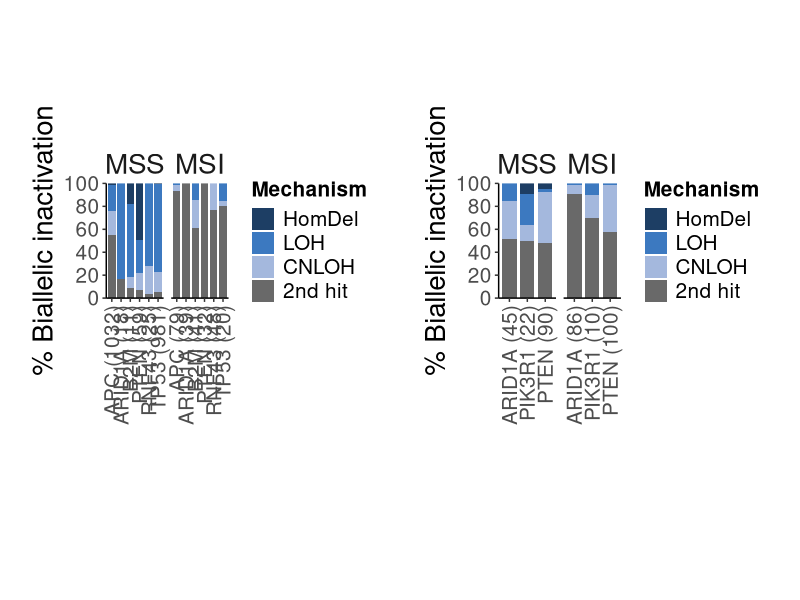
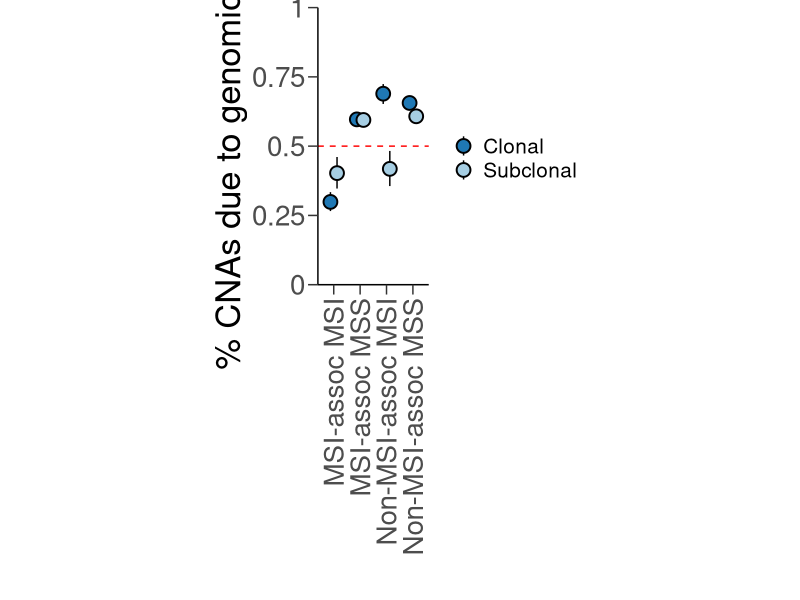
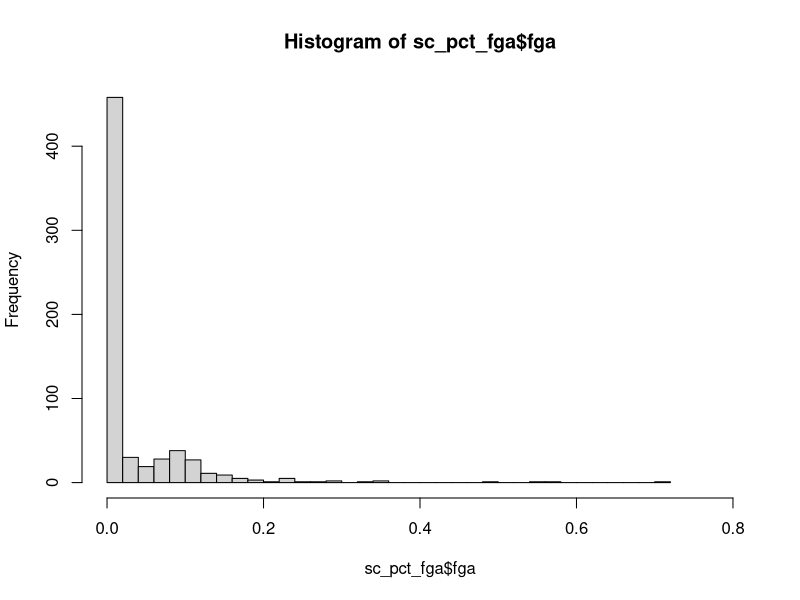
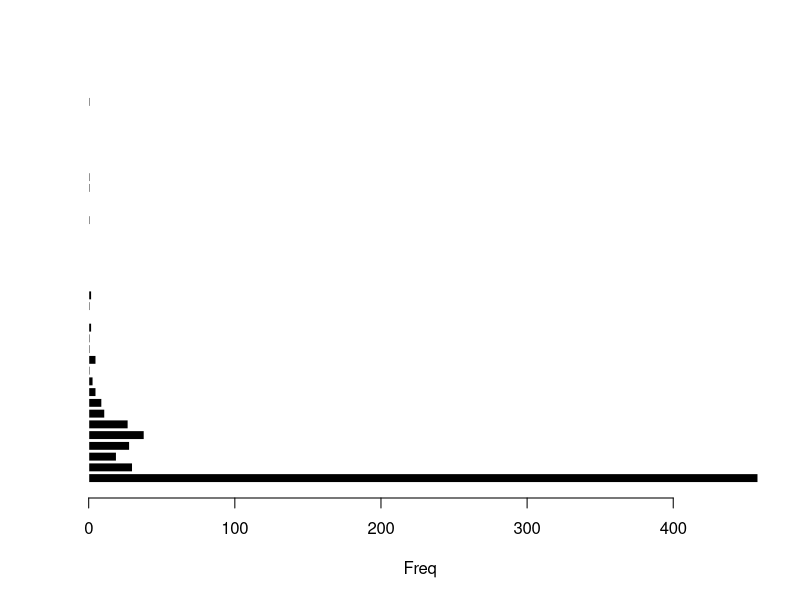
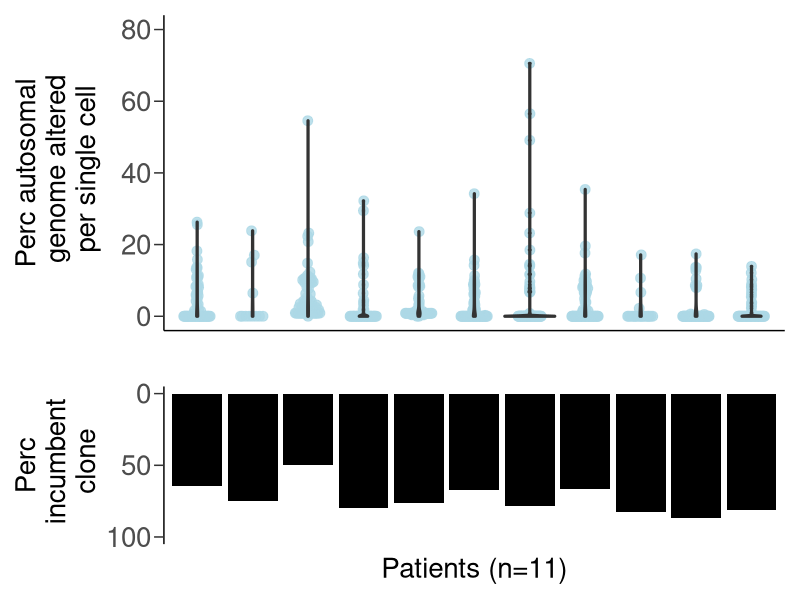

These charts were generated, in order, by the following R code:
#!/usr/bin/env Rscript

pkgs = c('data.table',
         'stringr',
         'ggplot2',
         'RColorBrewer',
         'colorspace',
         'patchwork',
         'ggbeeswarm')

tmp <- lapply(pkgs, function (x) {
  suppressPackageStartupMessages(require(x, character.only = TRUE))
})
rm(tmp)

'%!in%' <- function(x, y)
  ! ('%in%'(x, y))
'%!like%' <- function(x, y)
  ! ('%like%'(x, y))

##########################################################################################
##########################################################################################

# Fig 2a

colo_tsg_dat <- fread("Colo_TSG.txt")
endo_tsg_dat <- fread("Endo_TSG.txt")

# Colorectal TSG biallelic inactivation
gg1 <- ggplot(colo_tsg_dat,
       aes(
         x = lab,
         y = pct,
         fill = factor(mode, levels = rev(c("HIT2", "CNLOH", "LOH", "DEL", "WT intact")))
       )) +
  geom_bar(stat = "identity", width = 0.8) +
  scale_y_continuous(
    expand = c(0.0, 0.0),
    breaks = c(0, 0.2, 0.4, 0.6, 0.8, 1),
    labels = c(0, 20, 40, 60, 80, 100)
  ) +
  facet_wrap(~ factor(MSI, levels = c("MSS", "MSI")), scales = "free_x") +
  scale_fill_manual(
    "Mechanism",
    values = rev(
      c(
        "WT intact" = "white",
        "HIT2" = "dimgrey",
        "CNLOH" = sequential_hcl(n = 5, palette = "Oslo")[2],
        "LOH" = sequential_hcl(n = 5, palette = "Oslo")[3],
        "DEL" = sequential_hcl(n = 5, palette = "Oslo")[4]
      )
    ),
    breaks = rev(c("HIT2", "CNLOH", "LOH", "DEL")),
    labels = rev(c("2nd hit", "CNLOH", "LOH", "HomDel"))
  ) +
  xlab("") +
  ylab("% Biallelic inactivation") +
  theme_classic() +
  theme(aspect.ratio = 2) +
  theme(
    plot.title = element_text(size = 25),
    plot.subtitle = element_text(size = 15, face = "italic"),
    axis.text.x = element_text(size = 15, angle = 90, vjust = 0.5, hjust = 1),
    axis.text.y = element_text(size = 15),
    axis.title = element_text(size = 20),
    strip.text = element_text(size = 20),
    legend.title = element_text(size = 15, face = "bold"),
    legend.text = element_text(size = 15),
    panel.grid.major = element_blank(),
    panel.grid.minor = element_blank(),
    strip.background = element_blank(),
    plot.margin = unit(c(0, .25, 0, .25), 'in'),
    legend.position = "right"
  )

# Endometrial TSG biallelic inactivation
gg2 <- ggplot(endo_tsg_dat,
       aes(
         x = lab,
         y = pct,
         fill = factor(mode, levels = rev(c("HIT2", "CNLOH", "LOH", "DEL", "WT intact")))
       )) +
  geom_bar(stat = "identity", width = 0.8) +
  scale_y_continuous(
    expand = c(0.0, 0.0),
    breaks = c(0, 0.2, 0.4, 0.6, 0.8, 1),
    labels = c(0, 20, 40, 60, 80, 100)
  ) +
  facet_wrap(~ factor(MSI, levels = c("MSS", "MSI")), scales = "free_x") +
  scale_fill_manual(
    "Mechanism",
    values = rev(
      c(
        "WT intact" = "white",
        "HIT2" = "dimgrey",
        "CNLOH" = sequential_hcl(n = 5, palette = "Oslo")[2],
        "LOH" = sequential_hcl(n = 5, palette = "Oslo")[3],
        "DEL" = sequential_hcl(n = 5, palette = "Oslo")[4]
      )
    ),
    breaks = rev(c("HIT2", "CNLOH", "LOH", "DEL")),
    labels = rev(c("2nd hit", "CNLOH", "LOH", "HomDel"))
  ) +
  xlab("") +
  ylab("% Biallelic inactivation") +
  theme_classic() +
  theme(aspect.ratio = 2) +
  theme(
    plot.title = element_text(size = 25),
    plot.subtitle = element_text(size = 15, face = "italic"),
    axis.text.x = element_text(size = 15, angle = 90, vjust = 0.5, hjust = 1),
    axis.text.y = element_text(size = 15),
    axis.title = element_text(size = 20),
    strip.text = element_text(size = 20),
    legend.title = element_text(size = 15, face = "bold"),
    legend.text = element_text(size = 15),
    panel.grid.major = element_blank(),
    panel.grid.minor = element_blank(),
    strip.background = element_blank(),
    plot.margin = unit(c(0, .25, 0, .25), 'in'),
    legend.position = "right"
  )

gg1 + gg2 + plot_layout(ncol = 2)

# Fig 2c

msi_loss_pcts <- fread("data/MSI_loss_pcts.txt") # Percent of CNAs due to genomic loss

ggplot(msi_loss_pcts[],
       aes(x = MSI_class, fill = clonality)) +
  geom_pointrange(
    position = position_dodge(width = 0.5),
    size = 1,
    shape = 21,
    color = "black",
    aes(y = pct,
        ymin = pct.lo,
        ymax = pct.hi)
  ) +
  scale_fill_manual("",
                    values = c("Subclonal" = brewer.pal(n = 9, "Paired")[1],
                               "Clonal" = brewer.pal(n = 9, "Paired")[2])
  ) +
  scale_y_continuous(expand = c(0, 0),
                     limits = c(0, 1),
                     breaks = seq(0, 10, by = 0.25),
                     labels = seq(0, 10, by = 0.25)) +
  geom_hline(yintercept = 0.5, linetype = "dashed", color = 'red') +
  xlab("") +
  ylab("% CNAs due to genomic loss") +
  theme_classic() +
  theme(
    aspect.ratio = 2.5,
    axis.text.x = element_text(size = 20, hjust = 1, vjust = 0.5, angle = 90),
    axis.text.y = element_text(size = 20),
    axis.title = element_text(size = 25),
    axis.ticks.length = unit(.25, "cm"),
    legend.text = element_text(size = 15),
    panel.grid = element_blank(),
    legend.position = "right"
  )

# Fig 2d

sc_pct_fga <- fread("data/SC_pct_FGA.txt") # Percent FGA per single cell
pct_inc_clone <- fread("data/SC_pct_inc_clone.txt") # Percent single cells indistinguishable from incumbent clone 


p1 <- ggplot(sc_pct_fga,
             aes(x = patient, y = 100 * fga)) +
  geom_quasirandom(
    size = 3,
    alpha = 0.8,
    color = 'lightblue',
    width = 0.25
  ) +
  geom_violin(lwd = 1.1) +
  ylim(c(0, 80)) +
  xlab("") +
  ylab("Perc autosomal\n genome altered\n per single cell") +
  theme_classic() +
  theme(
    axis.text.x = element_blank(),
    axis.ticks.x = element_blank(),
    axis.text.y = element_text(size = 20),
    axis.title = element_text(size = 20),
    axis.ticks.length = unit(.25, "cm"),
    panel.grid = element_blank(),
  )

# FGA marginal histogram
fga_hist = hist(sc_pct_fga$fga,
                n = 40,
                xlim = c(0, 0.8))

barplot(
  fga_hist$counts,
  col = "black",
  border = "white",
  xlab = "Freq",
  axis.lty = 1,
  horiz = T,
)

p2 <- ggplot(pct_inc_clone,
             aes(x = patient, y = 100 * pct)) +
  geom_bar(stat = "identity",
           width = 0.9,
           fill = "black") +
  xlab("Patients (n=11)") +
  ylab("Perc\n incumbent\n clone") +
  theme_classic() +
  theme(
    axis.line.x = element_blank(),
    axis.text.x = element_blank(),
    axis.ticks.x = element_blank(),
    axis.ticks.length = unit(.25, "cm"),
    axis.text.y = element_text(size = 20),
    axis.title = element_text(size = 20),
    panel.grid = element_blank(),
  ) +
  scale_y_reverse(limits = c(100, 0), 
                  breaks = c(0, 50, 100))

p1 / p2 + plot_layout(heights = c(2, 1))


